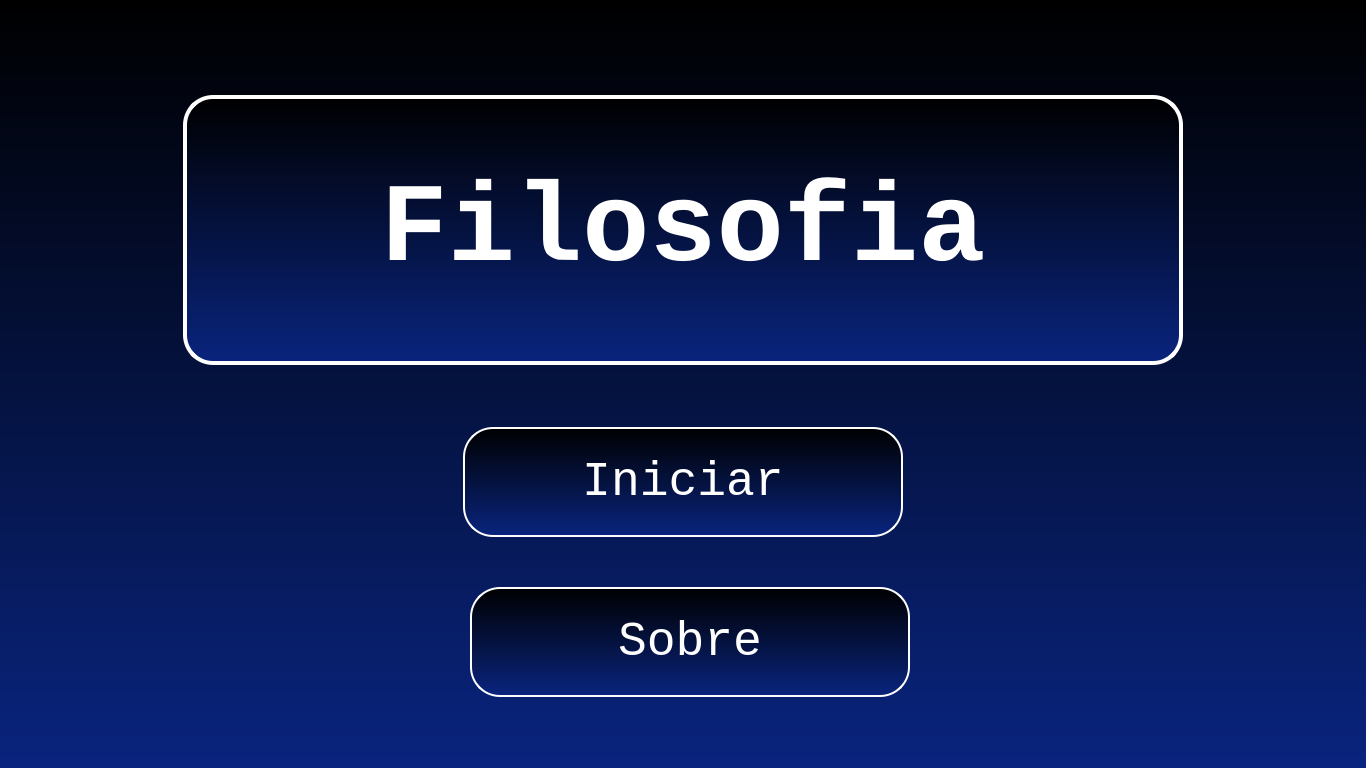
<?xml version="1.0" encoding="UTF-8"?>
<ui version="4.0">
 <class>InicialWindow</class>
 <widget class="QWidget" name="InicialWindow">
  <property name="geometry">
   <rect>
    <x>0</x>
    <y>0</y>
    <width>1366</width>
    <height>768</height>
   </rect>
  </property>
  <property name="sizePolicy">
   <sizepolicy hsizetype="Fixed" vsizetype="Fixed">
    <horstretch>0</horstretch>
    <verstretch>0</verstretch>
   </sizepolicy>
  </property>
  <property name="font">
   <font>
    <family>Consolas</family>
   </font>
  </property>
  <property name="windowTitle">
   <string>Filosofia</string>
  </property>
  <property name="styleSheet">
   <string notr="true">
QWidget {
	background: qlineargradient(spread:pad, x1:0.489, y1:0, x2:0.488636, y2:1, stop:0 rgba(0, 0, 0, 255), stop:1 rgba(9, 36, 126, 255));
	color: #FFF;
}

QPushButton {
	background: qlineargradient(spread:pad, x1:0.489, y1:0, x2:0.488636, y2:1, stop:0 rgba(0, 0, 0, 255), stop:1 rgba(9, 36, 126, 255));
	border: 2px solid #FFF;
	border-radius: 30px;
}

QPushButton::hover {
	background: qlineargradient(spread:pad, x1:0.494, y1:0.5, x2:0.5, y2:1, stop:0.335227 rgba(9, 34, 126, 228), stop:1 rgba(0, 0, 0, 0));
}</string>
  </property>
  <widget class="QLabel" name="titulo">
   <property name="geometry">
    <rect>
     <x>183</x>
     <y>95</y>
     <width>1000</width>
     <height>270</height>
    </rect>
   </property>
   <property name="font">
    <font>
     <family>Consolas</family>
     <pointsize>84</pointsize>
     <weight>75</weight>
     <bold>true</bold>
    </font>
   </property>
   <property name="styleSheet">
    <string notr="true">QLabel {
	background: qlineargradient(spread:pad, x1:0.489, y1:0, x2:0.488636, y2:1, stop:0 rgba(0, 0, 0, 255), stop:1 rgba(9, 36, 126, 255));
	border-radius: 30px;
	border: 4px solid #FFF;
}</string>
   </property>
   <property name="text">
    <string>Filosofia</string>
   </property>
   <property name="alignment">
    <set>Qt::AlignCenter</set>
   </property>
  </widget>
  <widget class="QPushButton" name="iniciar_btn">
   <property name="geometry">
    <rect>
     <x>463</x>
     <y>427</y>
     <width>440</width>
     <height>110</height>
    </rect>
   </property>
   <property name="font">
    <font>
     <family>Consolas</family>
     <pointsize>36</pointsize>
     <weight>50</weight>
     <bold>false</bold>
    </font>
   </property>
   <property name="cursor">
    <cursorShape>PointingHandCursor</cursorShape>
   </property>
   <property name="text">
    <string>Iniciar</string>
   </property>
  </widget>
  <widget class="QPushButton" name="sobre_btn">
   <property name="geometry">
    <rect>
     <x>470</x>
     <y>587</y>
     <width>440</width>
     <height>110</height>
    </rect>
   </property>
   <property name="font">
    <font>
     <family>Consolas</family>
     <pointsize>36</pointsize>
     <weight>50</weight>
     <bold>false</bold>
    </font>
   </property>
   <property name="cursor">
    <cursorShape>PointingHandCursor</cursorShape>
   </property>
   <property name="text">
    <string>Sobre</string>
   </property>
  </widget>
 </widget>
 <resources/>
 <connections/>
</ui>
